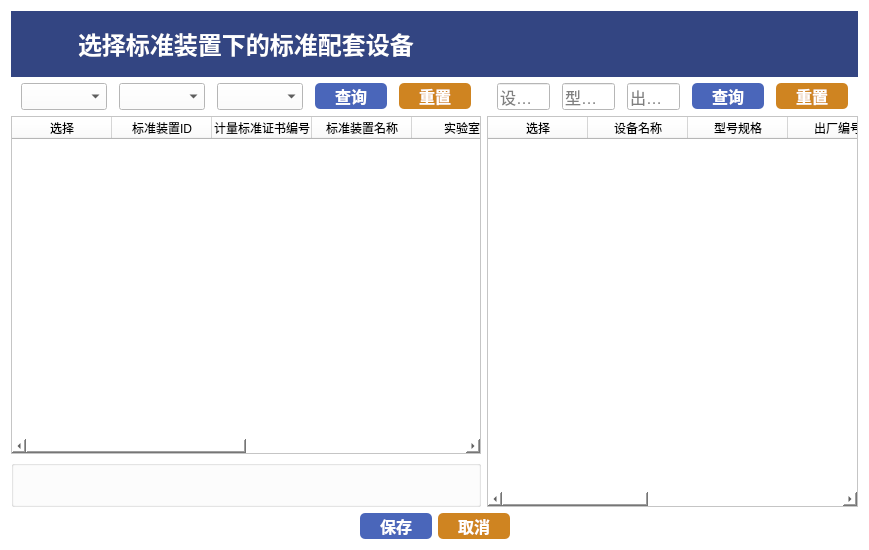
<?xml version="1.0" encoding="UTF-8"?>
<ui version="4.0">
 <class>FormBizDeviceSelect</class>
 <widget class="QWidget" name="FormBizDeviceSelect">
  <property name="geometry">
   <rect>
    <x>0</x>
    <y>0</y>
    <width>869</width>
    <height>550</height>
   </rect>
  </property>
  <property name="windowTitle">
   <string>Form</string>
  </property>
  <property name="styleSheet">
   <string notr="true">background-color: rgb(255, 255, 255);</string>
  </property>
  <layout class="QVBoxLayout" name="verticalLayout_4">
   <item>
    <widget class="QWidget" name="widget" native="true">
     <property name="styleSheet">
      <string notr="true">background-color: rgb(51, 69, 130);</string>
     </property>
     <layout class="QHBoxLayout" name="horizontalLayout_10">
      <property name="spacing">
       <number>10</number>
      </property>
      <item>
       <widget class="QLabel" name="label_5">
        <property name="sizePolicy">
         <sizepolicy hsizetype="Fixed" vsizetype="Fixed">
          <horstretch>0</horstretch>
          <verstretch>0</verstretch>
         </sizepolicy>
        </property>
        <property name="minimumSize">
         <size>
          <width>48</width>
          <height>48</height>
         </size>
        </property>
        <property name="styleSheet">
         <string notr="true">image: url(:/image/Index/u7538.svg);</string>
        </property>
        <property name="text">
         <string/>
        </property>
       </widget>
      </item>
      <item>
       <widget class="QLabel" name="label_6">
        <property name="sizePolicy">
         <sizepolicy hsizetype="Expanding" vsizetype="Fixed">
          <horstretch>1</horstretch>
          <verstretch>0</verstretch>
         </sizepolicy>
        </property>
        <property name="font">
         <font>
          <pointsize>18</pointsize>
          <weight>75</weight>
          <bold>true</bold>
         </font>
        </property>
        <property name="styleSheet">
         <string notr="true">color: rgb(255, 255, 255);</string>
        </property>
        <property name="text">
         <string>选择标准装置下的标准配套设备</string>
        </property>
       </widget>
      </item>
     </layout>
    </widget>
   </item>
   <item>
    <layout class="QHBoxLayout" name="horizontalLayout_4">
     <item>
      <layout class="QVBoxLayout" name="verticalLayout_2">
       <item>
        <layout class="QHBoxLayout" name="horizontalLayout_5">
         <property name="spacing">
          <number>12</number>
         </property>
         <property name="leftMargin">
          <number>10</number>
         </property>
         <property name="rightMargin">
          <number>10</number>
         </property>
         <item>
          <widget class="QComboBox" name="comboBox">
           <property name="font">
            <font>
             <pointsize>12</pointsize>
            </font>
           </property>
          </widget>
         </item>
         <item>
          <widget class="QComboBox" name="comboBox_2">
           <property name="font">
            <font>
             <pointsize>12</pointsize>
            </font>
           </property>
          </widget>
         </item>
         <item>
          <widget class="QComboBox" name="comboBox_3">
           <property name="font">
            <font>
             <pointsize>12</pointsize>
            </font>
           </property>
          </widget>
         </item>
         <item>
          <widget class="QPushButton" name="pushButton_12">
           <property name="sizePolicy">
            <sizepolicy hsizetype="Fixed" vsizetype="Fixed">
             <horstretch>1</horstretch>
             <verstretch>0</verstretch>
            </sizepolicy>
           </property>
           <property name="minimumSize">
            <size>
             <width>72</width>
             <height>26</height>
            </size>
           </property>
           <property name="font">
            <font>
             <pointsize>12</pointsize>
             <weight>75</weight>
             <bold>true</bold>
            </font>
           </property>
           <property name="styleSheet">
            <string notr="true">color: rgb(255, 255, 255);
background-color: rgb(74, 102, 186);
border-radius:5px;</string>
           </property>
           <property name="text">
            <string>查询</string>
           </property>
          </widget>
         </item>
         <item>
          <widget class="QPushButton" name="pushButton_13">
           <property name="sizePolicy">
            <sizepolicy hsizetype="Fixed" vsizetype="Fixed">
             <horstretch>0</horstretch>
             <verstretch>0</verstretch>
            </sizepolicy>
           </property>
           <property name="minimumSize">
            <size>
             <width>72</width>
             <height>26</height>
            </size>
           </property>
           <property name="font">
            <font>
             <pointsize>12</pointsize>
             <weight>75</weight>
             <bold>true</bold>
            </font>
           </property>
           <property name="styleSheet">
            <string notr="true">color: rgb(255, 255, 255);
background-color: rgb(207, 132, 33);
border-radius:5px;</string>
           </property>
           <property name="text">
            <string>重置</string>
           </property>
          </widget>
         </item>
        </layout>
       </item>
       <item>
        <widget class="QTableWidget" name="tableWidget_2">
         <column>
          <property name="text">
           <string>选择</string>
          </property>
          <property name="font">
           <font>
            <pointsize>9</pointsize>
           </font>
          </property>
         </column>
         <column>
          <property name="text">
           <string>标准装置ID</string>
          </property>
         </column>
         <column>
          <property name="text">
           <string>计量标准证书编号</string>
          </property>
          <property name="font">
           <font>
            <pointsize>9</pointsize>
           </font>
          </property>
         </column>
         <column>
          <property name="text">
           <string>标准装置名称</string>
          </property>
          <property name="font">
           <font>
            <pointsize>9</pointsize>
           </font>
          </property>
         </column>
         <column>
          <property name="text">
           <string>实验室</string>
          </property>
          <property name="font">
           <font>
            <pointsize>9</pointsize>
           </font>
          </property>
         </column>
         <column>
          <property name="text">
           <string>部门</string>
          </property>
          <property name="font">
           <font>
            <pointsize>9</pointsize>
           </font>
          </property>
         </column>
         <column>
          <property name="text">
           <string>管理状态</string>
          </property>
          <property name="font">
           <font>
            <pointsize>9</pointsize>
           </font>
          </property>
         </column>
         <column>
          <property name="text">
           <string>检定校准项目</string>
          </property>
          <property name="font">
           <font>
            <pointsize>9</pointsize>
           </font>
          </property>
         </column>
        </widget>
       </item>
       <item>
        <widget class="QGroupBox" name="groupBox">
         <property name="title">
          <string/>
         </property>
         <layout class="QHBoxLayout" name="horizontalLayout_12">
          <item>
           <layout class="QHBoxLayout" name="HBoxPageLayout"/>
          </item>
          <item>
           <spacer name="horizontalSpacer_5">
            <property name="orientation">
             <enum>Qt::Horizontal</enum>
            </property>
            <property name="sizeHint" stdset="0">
             <size>
              <width>40</width>
              <height>20</height>
             </size>
            </property>
           </spacer>
          </item>
         </layout>
        </widget>
       </item>
      </layout>
     </item>
     <item>
      <layout class="QVBoxLayout" name="verticalLayout_3">
       <item>
        <layout class="QHBoxLayout" name="horizontalLayout_9">
         <property name="spacing">
          <number>12</number>
         </property>
         <property name="leftMargin">
          <number>10</number>
         </property>
         <property name="rightMargin">
          <number>10</number>
         </property>
         <item>
          <widget class="QLineEdit" name="lineEdit_7">
           <property name="font">
            <font>
             <pointsize>12</pointsize>
            </font>
           </property>
           <property name="placeholderText">
            <string extracomment="设备名称">设备名称</string>
           </property>
          </widget>
         </item>
         <item>
          <widget class="QLineEdit" name="lineEdit_8">
           <property name="font">
            <font>
             <pointsize>12</pointsize>
            </font>
           </property>
           <property name="placeholderText">
            <string>型号规格</string>
           </property>
          </widget>
         </item>
         <item>
          <widget class="QLineEdit" name="lineEdit_9">
           <property name="font">
            <font>
             <pointsize>12</pointsize>
            </font>
           </property>
           <property name="placeholderText">
            <string>出厂编号</string>
           </property>
          </widget>
         </item>
         <item>
          <widget class="QPushButton" name="pushButton_16">
           <property name="sizePolicy">
            <sizepolicy hsizetype="Fixed" vsizetype="Fixed">
             <horstretch>1</horstretch>
             <verstretch>0</verstretch>
            </sizepolicy>
           </property>
           <property name="minimumSize">
            <size>
             <width>72</width>
             <height>26</height>
            </size>
           </property>
           <property name="font">
            <font>
             <pointsize>12</pointsize>
             <weight>75</weight>
             <bold>true</bold>
            </font>
           </property>
           <property name="styleSheet">
            <string notr="true">color: rgb(255, 255, 255);
background-color: rgb(74, 102, 186);
border-radius:5px;</string>
           </property>
           <property name="text">
            <string>查询</string>
           </property>
          </widget>
         </item>
         <item>
          <widget class="QPushButton" name="pushButton_17">
           <property name="sizePolicy">
            <sizepolicy hsizetype="Fixed" vsizetype="Fixed">
             <horstretch>0</horstretch>
             <verstretch>0</verstretch>
            </sizepolicy>
           </property>
           <property name="minimumSize">
            <size>
             <width>72</width>
             <height>26</height>
            </size>
           </property>
           <property name="font">
            <font>
             <pointsize>12</pointsize>
             <weight>75</weight>
             <bold>true</bold>
            </font>
           </property>
           <property name="styleSheet">
            <string notr="true">color: rgb(255, 255, 255);
background-color: rgb(207, 132, 33);
border-radius:5px;</string>
           </property>
           <property name="text">
            <string>重置</string>
           </property>
          </widget>
         </item>
        </layout>
       </item>
       <item>
        <widget class="QTableWidget" name="tableWidget_3">
         <column>
          <property name="text">
           <string>选择</string>
          </property>
          <property name="font">
           <font>
            <pointsize>9</pointsize>
           </font>
          </property>
         </column>
         <column>
          <property name="text">
           <string>设备名称</string>
          </property>
          <property name="font">
           <font>
            <pointsize>9</pointsize>
           </font>
          </property>
         </column>
         <column>
          <property name="text">
           <string>型号规格</string>
          </property>
          <property name="font">
           <font>
            <pointsize>9</pointsize>
           </font>
          </property>
         </column>
         <column>
          <property name="text">
           <string>出厂编号</string>
          </property>
          <property name="font">
           <font>
            <pointsize>9</pointsize>
           </font>
          </property>
         </column>
         <column>
          <property name="text">
           <string>生产厂家</string>
          </property>
          <property name="font">
           <font>
            <pointsize>9</pointsize>
           </font>
          </property>
         </column>
         <column>
          <property name="text">
           <string>设备类型</string>
          </property>
          <property name="font">
           <font>
            <pointsize>9</pointsize>
           </font>
          </property>
         </column>
         <column>
          <property name="text">
           <string>检定校准项目</string>
          </property>
          <property name="font">
           <font>
            <pointsize>9</pointsize>
           </font>
          </property>
         </column>
        </widget>
       </item>
      </layout>
     </item>
    </layout>
   </item>
   <item>
    <layout class="QHBoxLayout" name="horizontalLayout_8">
     <item>
      <spacer name="horizontalSpacer_3">
       <property name="orientation">
        <enum>Qt::Horizontal</enum>
       </property>
       <property name="sizeHint" stdset="0">
        <size>
         <width>40</width>
         <height>20</height>
        </size>
       </property>
      </spacer>
     </item>
     <item>
      <widget class="QPushButton" name="pushButton_15">
       <property name="sizePolicy">
        <sizepolicy hsizetype="Fixed" vsizetype="Fixed">
         <horstretch>1</horstretch>
         <verstretch>0</verstretch>
        </sizepolicy>
       </property>
       <property name="minimumSize">
        <size>
         <width>72</width>
         <height>26</height>
        </size>
       </property>
       <property name="font">
        <font>
         <pointsize>12</pointsize>
         <weight>75</weight>
         <bold>true</bold>
        </font>
       </property>
       <property name="styleSheet">
        <string notr="true">color: rgb(255, 255, 255);
background-color: rgb(74, 102, 186);
border-radius:5px;</string>
       </property>
       <property name="text">
        <string>保存</string>
       </property>
      </widget>
     </item>
     <item>
      <widget class="QPushButton" name="pushButton">
       <property name="sizePolicy">
        <sizepolicy hsizetype="Fixed" vsizetype="Fixed">
         <horstretch>0</horstretch>
         <verstretch>0</verstretch>
        </sizepolicy>
       </property>
       <property name="minimumSize">
        <size>
         <width>72</width>
         <height>26</height>
        </size>
       </property>
       <property name="font">
        <font>
         <pointsize>12</pointsize>
         <weight>75</weight>
         <bold>true</bold>
        </font>
       </property>
       <property name="styleSheet">
        <string notr="true">color: rgb(255, 255, 255);
background-color: rgb(207, 132, 33);
border-radius:5px;</string>
       </property>
       <property name="text">
        <string>取消</string>
       </property>
      </widget>
     </item>
     <item>
      <spacer name="horizontalSpacer_4">
       <property name="orientation">
        <enum>Qt::Horizontal</enum>
       </property>
       <property name="sizeHint" stdset="0">
        <size>
         <width>40</width>
         <height>20</height>
        </size>
       </property>
      </spacer>
     </item>
    </layout>
   </item>
  </layout>
 </widget>
 <resources/>
 <connections/>
</ui>
